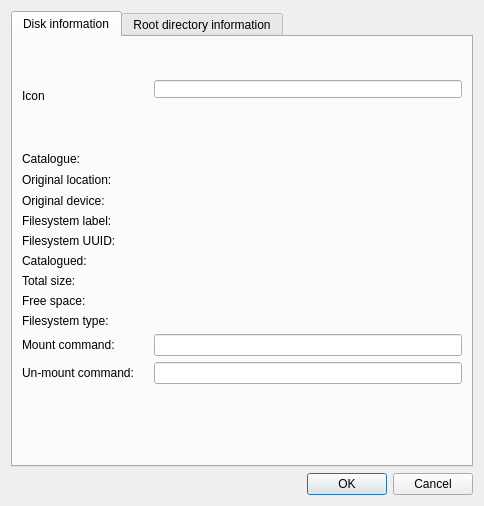
<?xml version="1.0" encoding="UTF-8"?>
<ui version="4.0">
 <class>DiskDirProperties</class>
 <widget class="QDialog" name="DiskDirProperties">
  <property name="geometry">
   <rect>
    <x>0</x>
    <y>0</y>
    <width>484</width>
    <height>506</height>
   </rect>
  </property>
  <property name="windowTitle">
   <string>Disk Properties</string>
  </property>
  <layout class="QVBoxLayout" name="verticalLayout">
   <property name="spacing">
    <number>6</number>
   </property>
   <item>
    <widget class="QTabWidget" name="tabWidget">
     <property name="currentIndex">
      <number>0</number>
     </property>
     <widget class="QWidget" name="tab">
      <attribute name="title">
       <string>Disk information</string>
      </attribute>
      <layout class="QFormLayout" name="formLayout">
       <property name="horizontalSpacing">
        <number>20</number>
       </property>
       <item row="0" column="0">
        <widget class="QLabel" name="lIcon">
         <property name="sizePolicy">
          <sizepolicy hsizetype="Fixed" vsizetype="Fixed">
           <horstretch>0</horstretch>
           <verstretch>0</verstretch>
          </sizepolicy>
         </property>
         <property name="minimumSize">
          <size>
           <width>100</width>
           <height>100</height>
          </size>
         </property>
         <property name="text">
          <string>Icon</string>
         </property>
        </widget>
       </item>
       <item row="1" column="0">
        <widget class="QLabel" name="label">
         <property name="text">
          <string>Catalogue:</string>
         </property>
        </widget>
       </item>
       <item row="2" column="0">
        <widget class="QLabel" name="label_2">
         <property name="text">
          <string>Original location:</string>
         </property>
        </widget>
       </item>
       <item row="6" column="0">
        <widget class="QLabel" name="label_3">
         <property name="text">
          <string>Catalogued:</string>
         </property>
        </widget>
       </item>
       <item row="7" column="0">
        <widget class="QLabel" name="label_4">
         <property name="text">
          <string>Total size:</string>
         </property>
        </widget>
       </item>
       <item row="8" column="0">
        <widget class="QLabel" name="label_5">
         <property name="text">
          <string>Free space:</string>
         </property>
        </widget>
       </item>
       <item row="9" column="0">
        <widget class="QLabel" name="label_6">
         <property name="text">
          <string>Filesystem type:</string>
         </property>
        </widget>
       </item>
       <item row="10" column="0">
        <widget class="QLabel" name="label_7">
         <property name="text">
          <string>Mount command:</string>
         </property>
        </widget>
       </item>
       <item row="11" column="0">
        <widget class="QLabel" name="label_8">
         <property name="text">
          <string>Un-mount command:</string>
         </property>
        </widget>
       </item>
       <item row="0" column="1">
        <widget class="QLineEdit" name="editDiskName">
         <property name="styleSheet">
          <string notr="true">margin-top: 34px;</string>
         </property>
         <property name="readOnly">
          <bool>true</bool>
         </property>
        </widget>
       </item>
       <item row="10" column="1">
        <widget class="QLineEdit" name="editMountCommand"/>
       </item>
       <item row="11" column="1">
        <widget class="QLineEdit" name="editUnmountCommand"/>
       </item>
       <item row="2" column="1">
        <widget class="QLineEdit" name="editCatPath">
         <property name="styleSheet">
          <string notr="true">background-color: rgba(0, 0, 0, 0);</string>
         </property>
         <property name="frame">
          <bool>false</bool>
         </property>
        </widget>
       </item>
       <item row="1" column="1">
        <widget class="QLabel" name="lCatalogue">
         <property name="text">
          <string/>
         </property>
        </widget>
       </item>
       <item row="6" column="1">
        <widget class="QLabel" name="lCatTime">
         <property name="text">
          <string/>
         </property>
        </widget>
       </item>
       <item row="7" column="1">
        <widget class="QLabel" name="lTotalSize">
         <property name="text">
          <string/>
         </property>
        </widget>
       </item>
       <item row="8" column="1">
        <widget class="QLabel" name="lFreeSpace">
         <property name="text">
          <string/>
         </property>
        </widget>
       </item>
       <item row="9" column="1">
        <widget class="QLabel" name="lFSType">
         <property name="text">
          <string/>
         </property>
        </widget>
       </item>
       <item row="3" column="0">
        <widget class="QLabel" name="label_9">
         <property name="text">
          <string>Original device:</string>
         </property>
        </widget>
       </item>
       <item row="3" column="1">
        <widget class="QLabel" name="lDeviceName">
         <property name="text">
          <string/>
         </property>
        </widget>
       </item>
       <item row="4" column="0">
        <widget class="QLabel" name="label_10">
         <property name="text">
          <string>Filesystem label:</string>
         </property>
        </widget>
       </item>
       <item row="4" column="1">
        <widget class="QLabel" name="lFSLabel">
         <property name="text">
          <string/>
         </property>
        </widget>
       </item>
       <item row="5" column="0">
        <widget class="QLabel" name="label_11">
         <property name="text">
          <string>Filesystem UUID:</string>
         </property>
        </widget>
       </item>
       <item row="5" column="1">
        <widget class="QLabel" name="lFSUUID">
         <property name="text">
          <string/>
         </property>
        </widget>
       </item>
      </layout>
     </widget>
     <widget class="QWidget" name="tab_2">
      <attribute name="title">
       <string>Root directory information</string>
      </attribute>
      <layout class="QVBoxLayout" name="verticalLayout_2">
       <item>
        <widget class="QWidget" name="tab2CentralArea" native="true"/>
       </item>
      </layout>
     </widget>
    </widget>
   </item>
   <item>
    <widget class="QDialogButtonBox" name="buttonBox">
     <property name="orientation">
      <enum>Qt::Horizontal</enum>
     </property>
     <property name="standardButtons">
      <set>QDialogButtonBox::Cancel|QDialogButtonBox::Ok</set>
     </property>
    </widget>
   </item>
  </layout>
 </widget>
 <resources/>
 <connections>
  <connection>
   <sender>buttonBox</sender>
   <signal>accepted()</signal>
   <receiver>DiskDirProperties</receiver>
   <slot>accept()</slot>
   <hints>
    <hint type="sourcelabel">
     <x>248</x>
     <y>254</y>
    </hint>
    <hint type="destinationlabel">
     <x>157</x>
     <y>274</y>
    </hint>
   </hints>
  </connection>
  <connection>
   <sender>buttonBox</sender>
   <signal>rejected()</signal>
   <receiver>DiskDirProperties</receiver>
   <slot>reject()</slot>
   <hints>
    <hint type="sourcelabel">
     <x>316</x>
     <y>260</y>
    </hint>
    <hint type="destinationlabel">
     <x>286</x>
     <y>274</y>
    </hint>
   </hints>
  </connection>
 </connections>
</ui>
